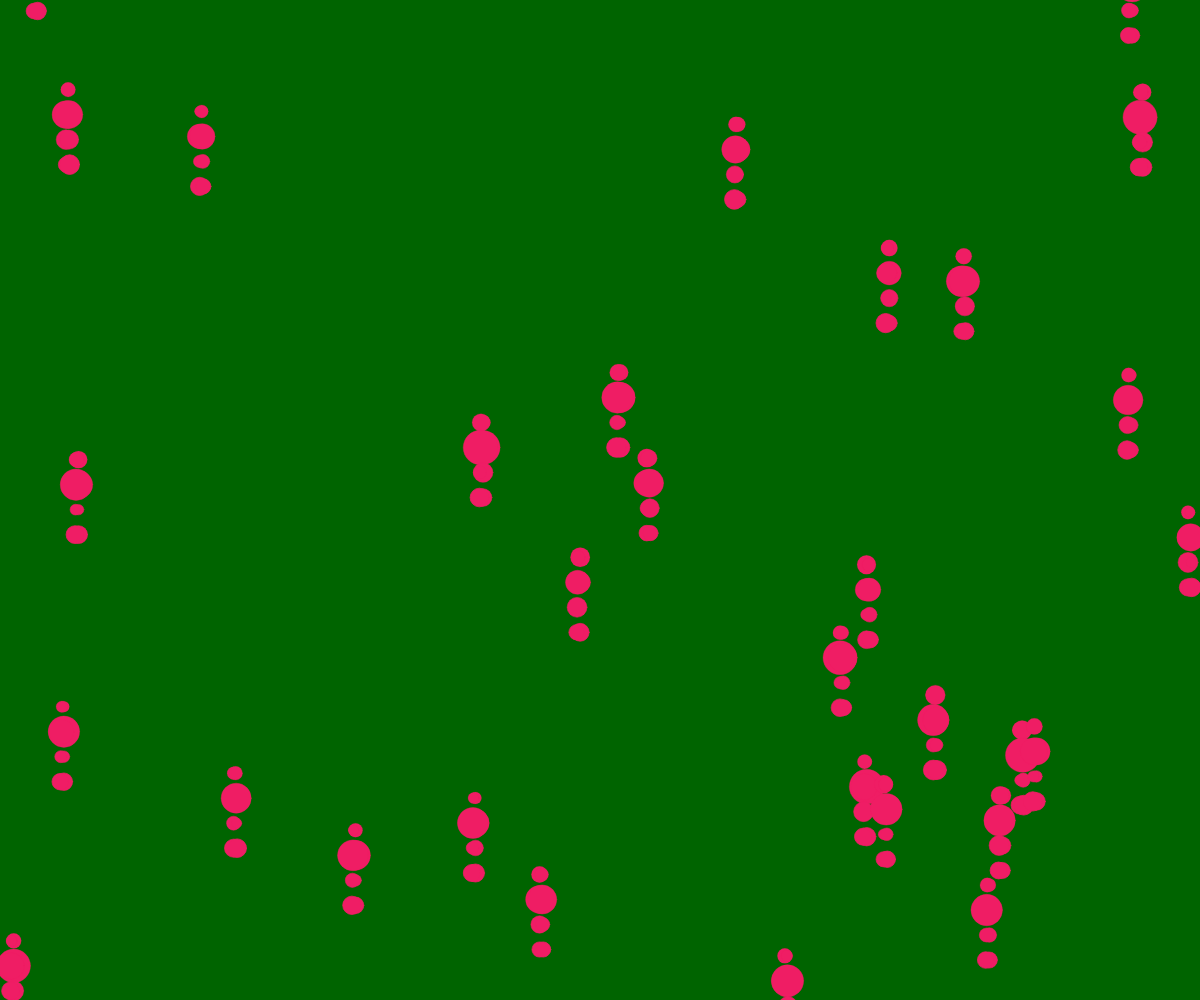
Frame 1 (no input)
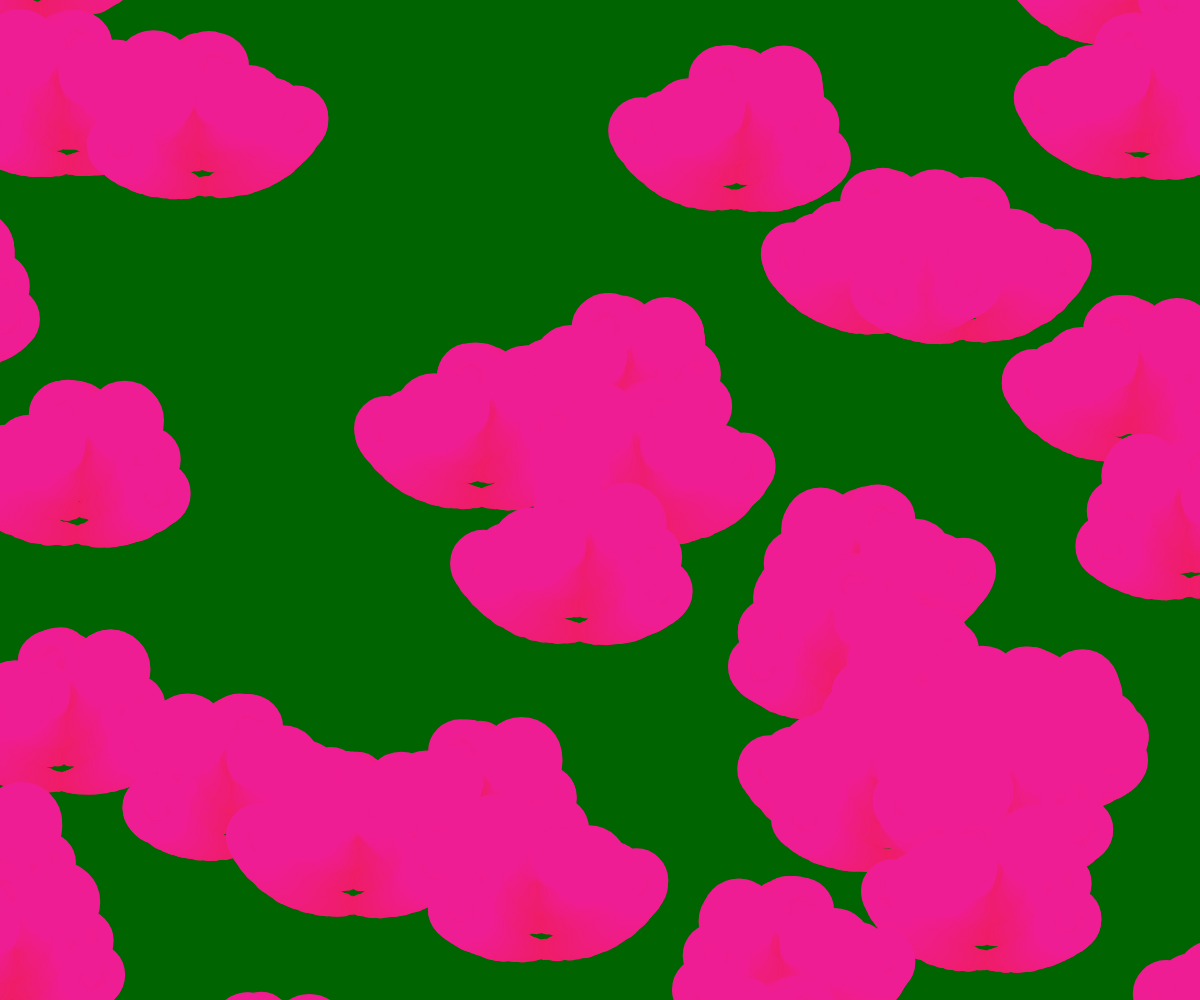
Frame 60 (no input)
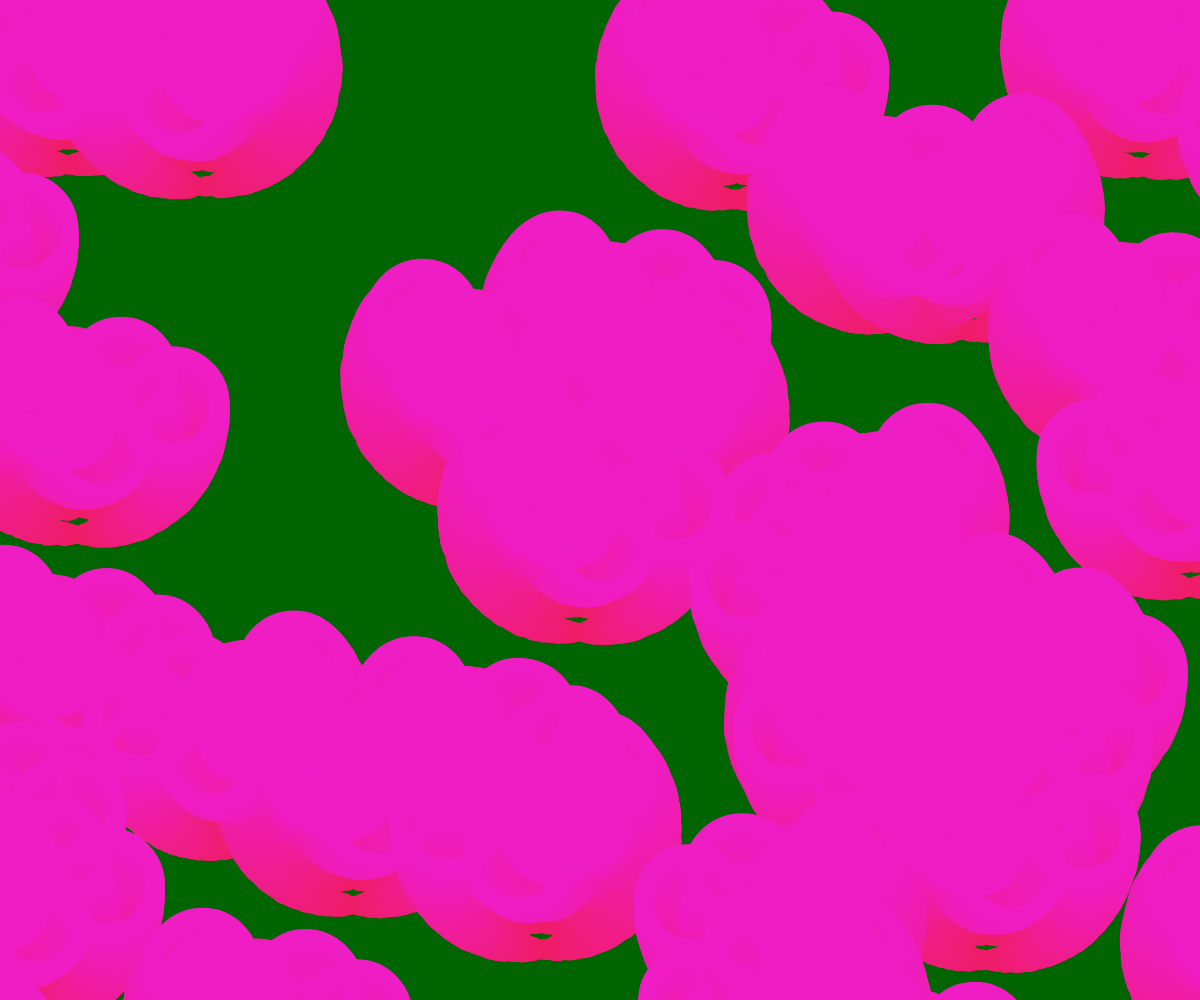
Frame 120 (the mouse pressed at the canvas centre since frame 60)

The p5.js sketch that drew these frames (run headless with seeded random() and noise() and a simulated clock; from frame 60 on, the mouse is pressed at the canvas centre):

// p5.js sketch
// ── sketch.js
let strokeCounter = [];
let randomTranslations = [];
let randomRed;
let randomGreen;
let randomDirections = [];


function setup() {
  createCanvas(windowWidth, windowHeight);
  background('darkgreen');
  randomRed = random(200, 255);
  randomGreen = random(10, 100);
  for (let i = 0; i < 100; i++) {
    strokeCounter.push(0.1);
    randomDirections.push(random([-1, 1]));
    randomTranslations.push([random(-width+100, width-100), random(-height+100, height-100)]);
  }
}

function draw() {

  for (let i = 0; i < 100; i++) {
    push();
    translate(randomTranslations[i][0], randomTranslations[i][1]);
    cluster(i);
    pop();
  }
}


const cluster = (i) => {
  planet(randomDirections[i], random(10,20), 'white', 'transparent', 25, 100, i)
  planet(-randomDirections[i], random(10,20), 'white', 'transparent', 25, 300, i)

  planet(randomDirections[i], random(20, 35), 'white', 'transparent', 50.0, 200, i)
  planet(-randomDirections[i], random(20, 35), 'cyan', 'transparent', 50.0, 300, i)

  planet(randomDirections[i], random(10,20), 'white', 'transparent', 75, 300, i)
  planet(-randomDirections[i], random(10,20), 'white', 'transparent', 75, 300, i)

  planet(randomDirections[i], random(15,20), 'white', 'transparent', 100.0, 400, i)
  planet(-randomDirections[i], random(15,20 ), 'cyan', 'transparent', 100.0, 300, i)
}

const planet = (neg, r, strokeColor, fillColor, revolution, steps, i) => {
  const currStep = frameCount % steps;
  const t = map(currStep, 0, steps, 0, TWO_PI);
  const px = width / 2.0 + revolution * sin(t) * neg;
  const py = height / 2.0 + revolution * cos(t);

  strokeWeight(strokeCounter[i]);
  stroke(randomRed, randomGreen, 100+strokeCounter[i]);
  fill(randomRed, randomGreen, 100+strokeCounter[i]);

  if (strokeCounter[i] >= 125)
    strokeCounter[i] = 0.1;
  else
    strokeCounter[i] += 0.1;

  ellipse(px, py, r, r);
};
// ── style.css
.sketch-12-2024 {
    margin: 0;
    background-color: darkgreen;
    animation: fade-in;
}

@keyframes fade-in {
    from {
        opacity: 0;
    }
    to {
        opacity: 1;
    }
}
